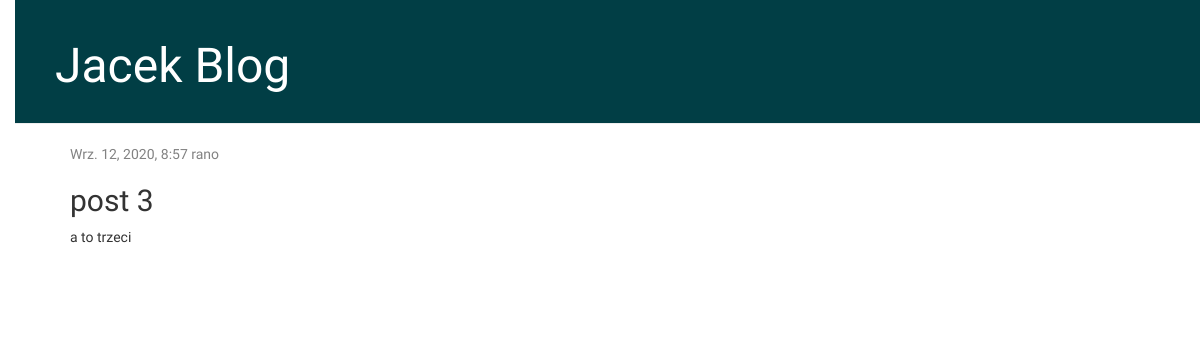
The app's page /post/3/, older data.
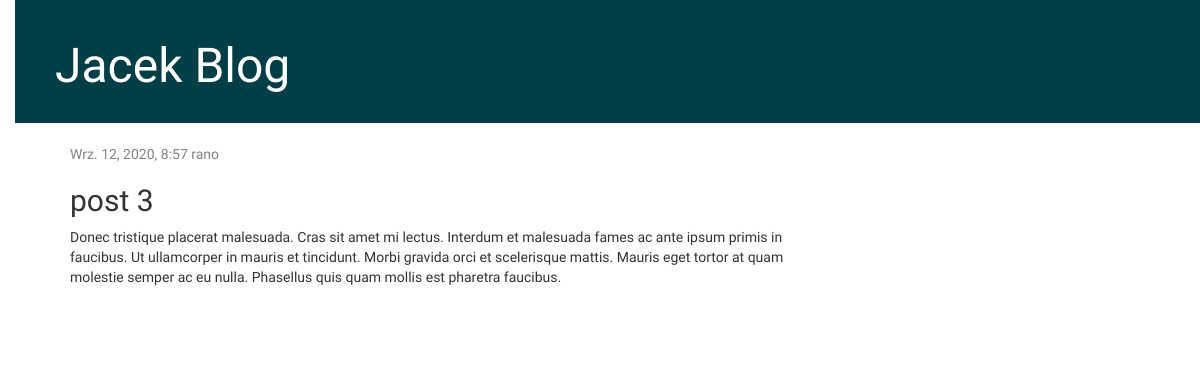
The same page, newer data.
### blog/models.py (models this page shows, shortened)
class Post(models.Model): #model.Model oznacza, że jest to obiekt  Django
    author = models.ForeignKey('auth.User', on_delete=models.CASCADE)
    title = models.CharField(max_length=200)
    text = models.TextField()
    created_date = models.DateTimeField(default=timezone.now)
    published_date = models.DateTimeField(blank=True, null=True)

### blog/views.py (the view)
# urls.py: path('post/<int:pk>/', views.post_detail, name='post_detail'),
def post_detail(request, pk):
    post = get_object_or_404(Post, pk=pk)
    return render(request, 'blog/post_detail.html', {'post': post})

### blog/templates/blog/post_detail.html (shortened to what this page needs)
{% extends 'blog/base.html' %}
{% block content %}
        <div class="post">
            {% if post.published_date %}
                <div class="date">
                    {{ post.published_date }}
                </div>
            {% endif %}
                <h2>{{ post.title }}</a></h2>
                <p>{{ post.text|linebreaksbr }}</p>
        </div>
{% endblock %}

Row changes from the older to the newer data that the page shows:
changed Post "post 3": text "a to trzeci" → "Donec tristique placerat malesuada. Cras sit amet mi lectus. Interdum et malesuada fames ac ante ipsum primis in faucibus. Ut ullamcorper in mauris et tincidunt. Morbi gravida orci et scelerisque mattis. Mauris eget tortor at quam molestie semper ac eu nulla. Phasellus quis quam mollis est pharetra faucibus."
